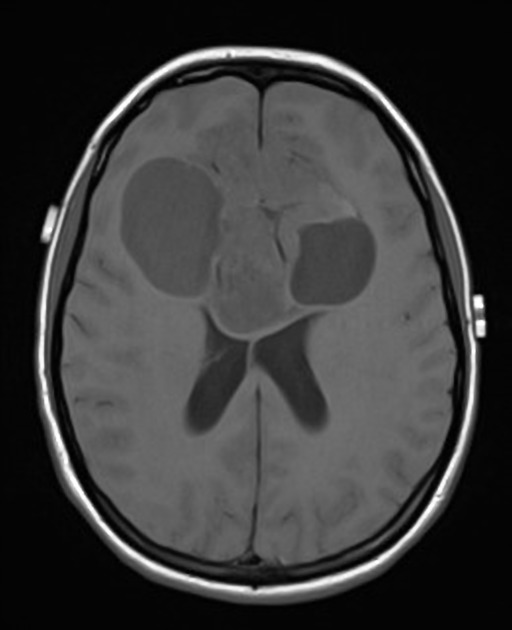
//> input picture routines/BDD_Image/Brain2.jpeg, 512 x 630 px
$ ./Rehaussement   (built with g++ and OpenCV 4)
//> lines starting //> are read from the running program, lines starting //| are printed output that depends on the picture
#include <opencv2/opencv.hpp>
#include <iostream>

using namespace cv;
using namespace std;

int main() {
    // Chemin relatif vers l'image Brain2.jpeg dans le dossier BDD_Image
    string cheminImage = "routines/BDD_Image/Brain2.jpeg";

    // Charger l'image en niveaux de gris
    Mat imageGris = imread(cheminImage, IMREAD_GRAYSCALE);
//> imageGris is the input picture: 630 rows x 512 cols, CV_8UC1; min 0, max 255, mean 57.7
    if (imageGris.empty()) {
        cerr << "Erreur : Impossible de charger l'image depuis " << cheminImage << endl;
        return -1;
    }

    // Charger l'image en couleur (pour le rehaussement)
    Mat imageCouleur = imread(cheminImage, IMREAD_COLOR);
    if (imageCouleur.empty()) {
        cerr << "Erreur : Impossible de charger l'image couleur depuis " << cheminImage << endl;
        return -1;
    }

    // Appliquer les gradients Sobel pour d閠ecter les contours
    Mat gradX, gradY, magnitude;
    Sobel(imageGris, gradX, CV_64F, 1, 0, 3);  // Gradient horizontal
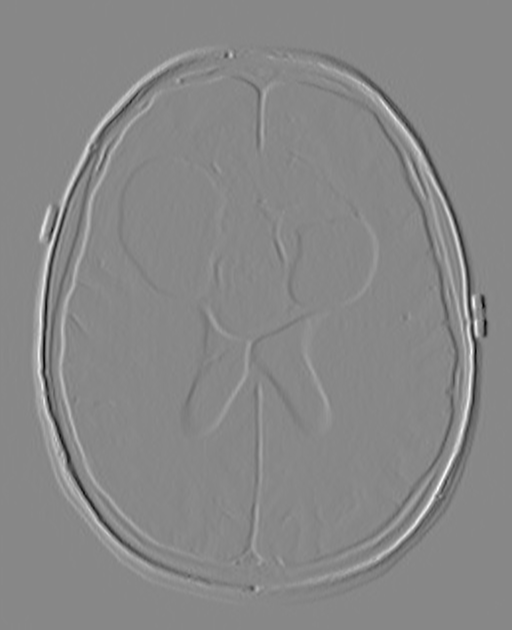
//> gradX: 630 rows x 512 cols, CV_64FC1; min -676, max 592, mean 0; drawn with min black and max white
    Sobel(imageGris, gradY, CV_64F, 0, 1, 3);  // Gradient vertical
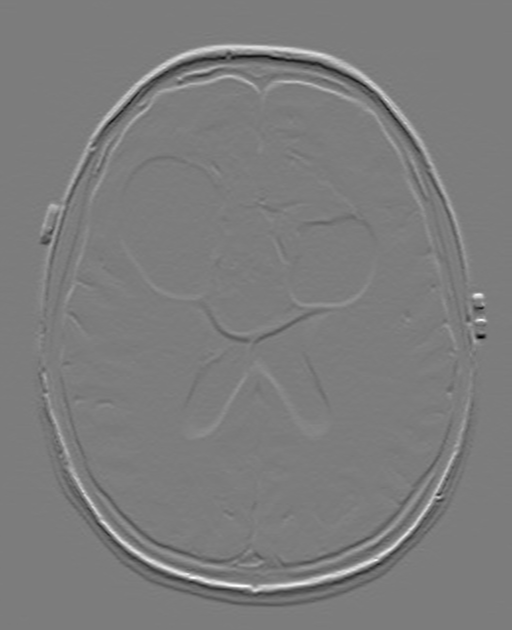
//> gradY: 630 rows x 512 cols, CV_64FC1; min -516, max 537, mean 0; drawn with min black and max white
    magnitude = abs(gradX) + abs(gradY);       // Combiner les gradients
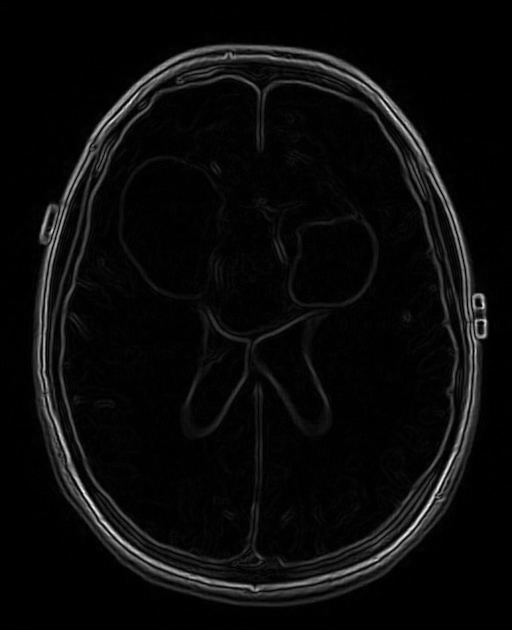
//> magnitude: 630 rows x 512 cols, CV_64FC1; min 0, max 906, mean 37.9; drawn with min black and max white

    // Normaliser la magnitude pour affichage
    Mat magnitudeNorm;
    normalize(magnitude, magnitudeNorm, 0, 255, NORM_MINMAX, CV_8UC1);

    // Rehaussement des contours en combinant avec l'image originale
    Mat contoursCouleur, imageRehaussee;
    cvtColor(magnitudeNorm, contoursCouleur, COLOR_GRAY2BGR); // Convertir les contours en couleur
    addWeighted(imageCouleur, 0.8, contoursCouleur, 0.2, 0, imageRehaussee);
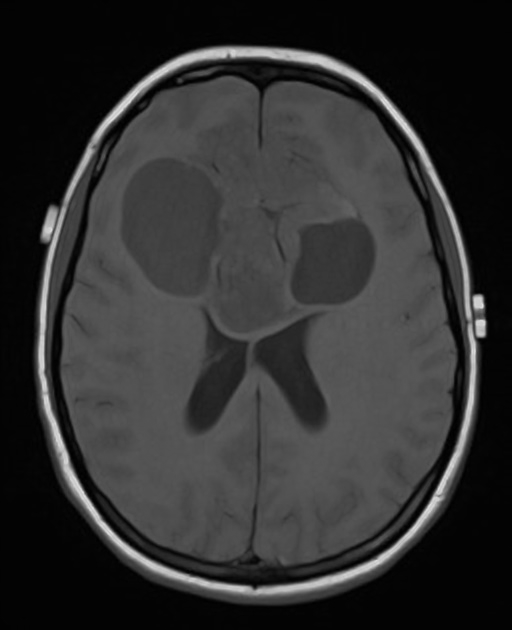
//> imageRehaussee: 630 rows x 512 cols, CV_8UC3; min 0, max 224, mean 48.2

    // Afficher les r閟ultats
    imshow("Contours d閠ect閟 (Magnitude)", magnitudeNorm);
    imshow("Image Rehauss閑", imageRehaussee);

    // Sauvegarder les r閟ultats dans le dossier BDD_Image
    string dossierSauvegarde = "routines/BDD_Image/";
    imwrite(dossierSauvegarde + "Brain2_Contours.jpg", magnitudeNorm);
    imwrite(dossierSauvegarde + "Brain2_Rehaussee.jpg", imageRehaussee);

    // Attendre une touche pour fermer
    waitKey(0);
    return 0;
}

$ run again, with routines/BDD_Image/Brain3.jpeg copied over routines/BDD_Image/Brain2.jpeg
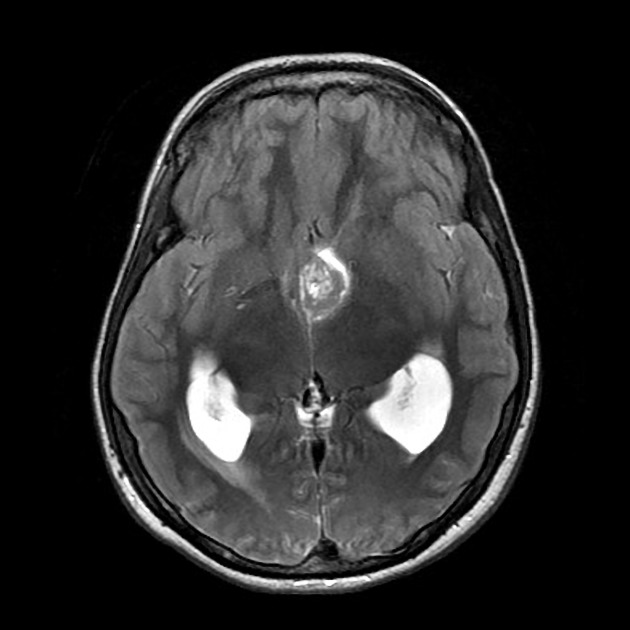
//> input picture routines/BDD_Image/Brain3.jpeg, 630 x 630 px
//> imageGris is the input picture: 630 rows x 630 cols, CV_8UC1; min 0, max 255, mean 44.4
//> `Sobel(imageGris, gradY, CV_64F, 0, 1, 3);`:
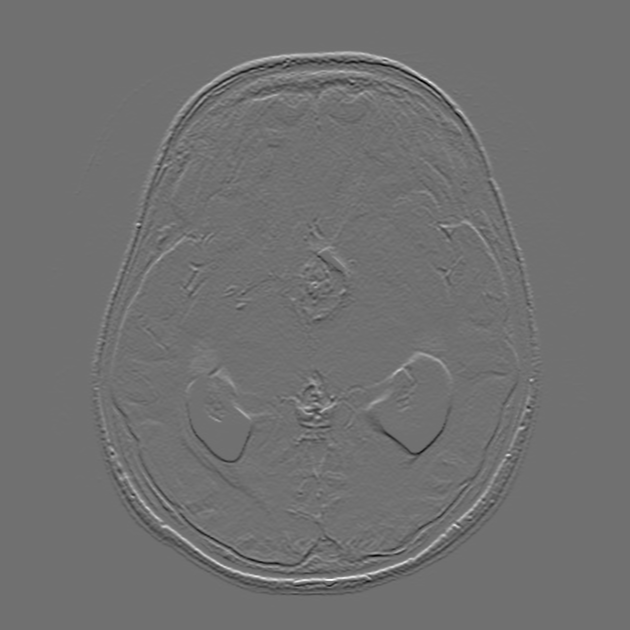
//> gradY: 630 rows x 630 cols, CV_64FC1; min -769, max 967, mean 0; drawn with min black and max white
//> `addWeighted(imageCouleur, 0.8, contoursCouleur, 0.2, 0, imageRehaussee);`:
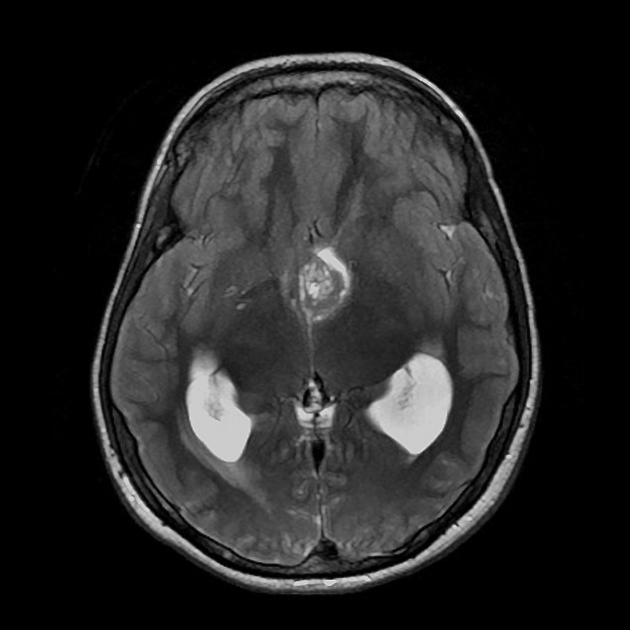
//> imageRehaussee: 630 rows x 630 cols, CV_8UC3; min 0, max 232, mean 37.5

$ run again, with routines/BDD_Image/Seeds.png saved as routines/BDD_Image/Brain2.jpeg
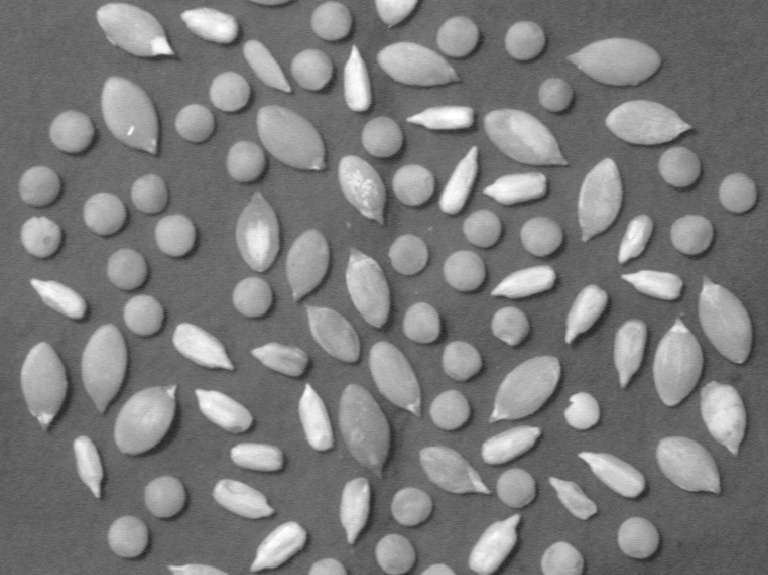
//> input picture routines/BDD_Image/Seeds.png, 768 x 575 px
//> imageGris is the input picture: 575 rows x 768 cols, CV_8UC1; min 36, max 255, mean 123.5
//> `magnitude = abs(gradX) + abs(gradY);`:
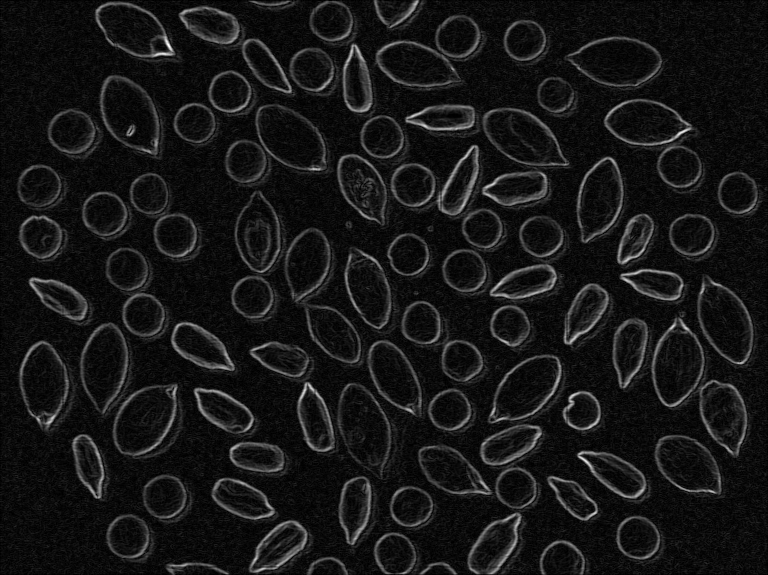
//> magnitude: 575 rows x 768 cols, CV_64FC1; min 0, max 566, mean 50.8; drawn with min black and max white
//> `addWeighted(imageCouleur, 0.8, contoursCouleur, 0.2, 0, imageRehaussee);`:
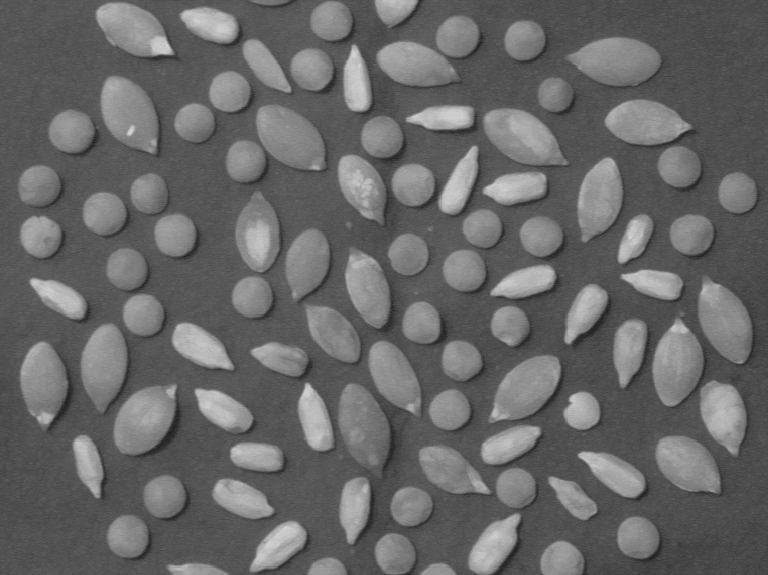
//> imageRehaussee: 575 rows x 768 cols, CV_8UC3; min 31, max 216, mean 103.4
